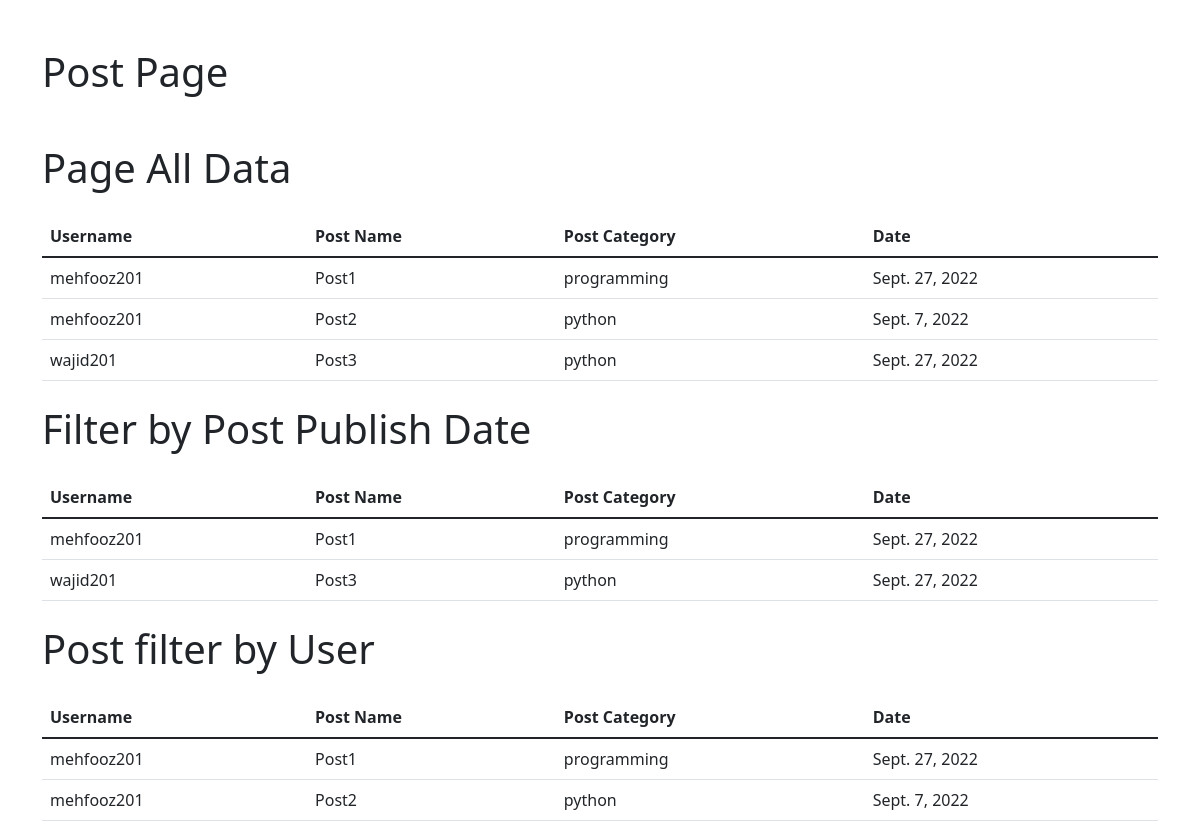
Page /post/ on the committed database.
### myapp/models.py (models this page shows)
class Post(models.Model):
    user = models.ForeignKey(User, on_delete=models.CASCADE)
    post_name = models.CharField(max_length=70)
    post_cat = models.CharField(max_length=70)
    post_pub_date = models.DateField()

### myapp/views.py (the view)
# urls.py: path('post/', views.post, name='post'),
def post(request):
    data1 = Post.objects.all()
    data2 = Post.objects.filter(post_pub_date='2022-09-27')
    data3 = Post.objects.filter(user__username='mehfooz201')
    return render(request, 'myapp/post.html', {'data1':data1, 'data2':data2, 'data3':data3})

### myapp/templates/myapp/post.html (shortened to what this page needs)
<!doctype html>
<html lang="en">
  <head>
    <link href="https://cdn.jsdelivr.net/npm/bootstrap@5.1.3/dist/css/bootstrap.min.css" rel="stylesheet">
  </head>
  <body>
    <div class="container">
        <h1 class="my-5">Post Page</h1>
        <h1 class="my-4">Page All Data</h1>
        <table class="table">
            <thead>
              <tr>
                <th scope="col">Username</th>
                <th scope="col">Post Name</th>
                <th scope="col">Post Category</th>
                <th scope="col">Date</th>
              </tr>
            </thead>
            <tbody>
            {% for dt1 in data1 %}
                <tr>
                    <td>{{dt1.user}}</td>
                    <td>{{dt1.post_name}}</td>
                    <td>{{dt1.post_cat}}</td>
                    <td>{{dt1.post_pub_date}}</td>
                </tr>
            {% endfor %}
            </tbody>
          </table>
          <h1 class="my-4">Filter by Post Publish Date</h1>
        <table class="table">
            <thead>
              <tr>
                <th scope="col">Username</th>
                <th scope="col">Post Name</th>
                <th scope="col">Post Category</th>
                <th scope="col">Date</th>
              </tr>
            </thead>
            <tbody>
            {% for dt2 in data2 %}
                <tr>
                    <td>{{dt2.user}}</td>
                    <td>{{dt2.post_name}}</td>
                    <td>{{dt2.post_cat}}</td>
                    <td>{{dt2.post_pub_date}}</td>
                </tr>
            {% endfor %}
            </tbody>
          </table>
          <h1 class="my-4">Post filter by User</h1>
        <table class="table">
            <thead>
              <tr>
                <th scope="col">Username</th>
                <th scope="col">Post Name</th>
                <th scope="col">Post Category</th>
                <th scope="col">Date</th>
              </tr>
            </thead>
            <tbody>
            {% for dt3 in data3 %}
                <tr>
                    <td>{{dt3.user}}</td>
                    <td>{{dt3.post_name}}</td>
                    <td>{{dt3.post_cat}}</td>
                    <td>{{dt3.post_pub_date}}</td>
                </tr>
            {% endfor %}
            </tbody>
          </table>
    </div>
  </body>
</html>

### rows in the picture
Post: user "mehfooz201", post_name "Post1", post_cat "programming", post_pub_date "Sept. 27, 2022"
Post: user "mehfooz201", post_name "Post2", post_cat "python", post_pub_date "Sept. 7, 2022"
Post: user "wajid201", post_name "Post3", post_cat "python", post_pub_date "Sept. 27, 2022"
